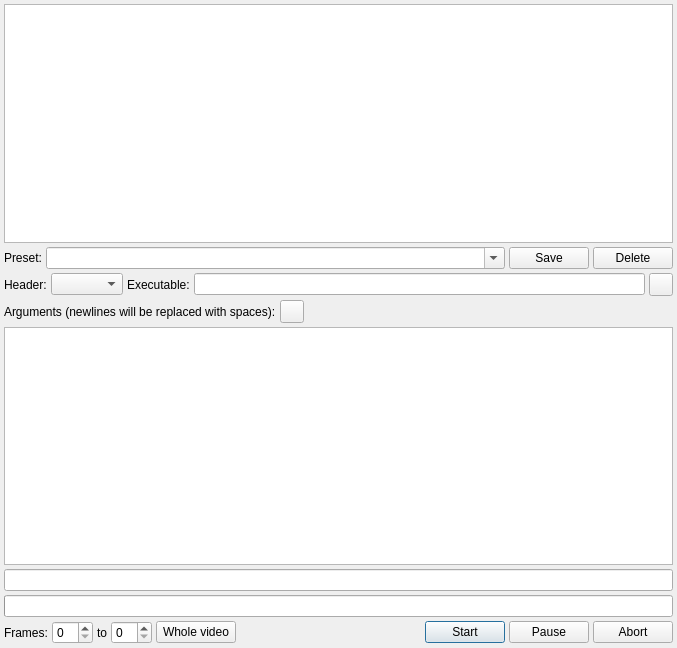
<?xml version="1.0" encoding="UTF-8"?>
<ui version="4.0">
 <class>EncodeDialog</class>
 <widget class="QDialog" name="EncodeDialog">
  <property name="geometry">
   <rect>
    <x>0</x>
    <y>0</y>
    <width>677</width>
    <height>648</height>
   </rect>
  </property>
  <property name="windowTitle">
   <string>Encode video</string>
  </property>
  <property name="windowIcon">
   <iconset resource="../../../resources/vsedit.qrc">
    <normaloff>:/film_save.png</normaloff>:/film_save.png</iconset>
  </property>
  <layout class="QVBoxLayout" name="verticalLayout">
   <property name="spacing">
    <number>4</number>
   </property>
   <property name="leftMargin">
    <number>4</number>
   </property>
   <property name="topMargin">
    <number>4</number>
   </property>
   <property name="rightMargin">
    <number>4</number>
   </property>
   <property name="bottomMargin">
    <number>4</number>
   </property>
   <item>
    <widget class="VSEditorLog" name="feedbackTextEdit">
     <property name="readOnly">
      <bool>true</bool>
     </property>
     <property name="textInteractionFlags">
      <set>Qt::LinksAccessibleByKeyboard|Qt::LinksAccessibleByMouse|Qt::TextBrowserInteraction|Qt::TextSelectableByKeyboard|Qt::TextSelectableByMouse</set>
     </property>
    </widget>
   </item>
   <item>
    <layout class="QHBoxLayout" name="horizontalLayout_4">
     <property name="spacing">
      <number>4</number>
     </property>
     <item>
      <widget class="QLabel" name="encodingPresetLabel">
       <property name="text">
        <string>Preset:</string>
       </property>
      </widget>
     </item>
     <item>
      <widget class="QComboBox" name="encodingPresetComboBox">
       <property name="sizePolicy">
        <sizepolicy hsizetype="Expanding" vsizetype="Fixed">
         <horstretch>0</horstretch>
         <verstretch>0</verstretch>
        </sizepolicy>
       </property>
       <property name="editable">
        <bool>true</bool>
       </property>
       <property name="insertPolicy">
        <enum>QComboBox::NoInsert</enum>
       </property>
      </widget>
     </item>
     <item>
      <widget class="QPushButton" name="encodingPresetSaveButton">
       <property name="text">
        <string>Save</string>
       </property>
      </widget>
     </item>
     <item>
      <widget class="QPushButton" name="encodingPresetDeleteButton">
       <property name="text">
        <string>Delete</string>
       </property>
      </widget>
     </item>
    </layout>
   </item>
   <item>
    <layout class="QHBoxLayout" name="horizontalLayout_2">
     <property name="spacing">
      <number>4</number>
     </property>
     <item>
      <widget class="QLabel" name="label_3">
       <property name="text">
        <string>Header:</string>
       </property>
      </widget>
     </item>
     <item>
      <widget class="QComboBox" name="headerTypeComboBox">
       <property name="sizeAdjustPolicy">
        <enum>QComboBox::AdjustToContents</enum>
       </property>
      </widget>
     </item>
     <item>
      <widget class="QLabel" name="label">
       <property name="text">
        <string>Executable:</string>
       </property>
      </widget>
     </item>
     <item>
      <widget class="QLineEdit" name="executablePathEdit">
       <property name="text">
        <string/>
       </property>
      </widget>
     </item>
     <item>
      <widget class="QToolButton" name="executableBrowseButton">
       <property name="text">
        <string/>
       </property>
       <property name="icon">
        <iconset resource="../../../resources/vsedit.qrc">
         <normaloff>:/folder.png</normaloff>:/folder.png</iconset>
       </property>
      </widget>
     </item>
    </layout>
   </item>
   <item>
    <layout class="QHBoxLayout" name="horizontalLayout_3">
     <item>
      <widget class="QLabel" name="label_2">
       <property name="text">
        <string>Arguments (newlines will be replaced with spaces):</string>
       </property>
      </widget>
     </item>
     <item>
      <widget class="QToolButton" name="argumentsHelpButton">
       <property name="text">
        <string/>
       </property>
       <property name="icon">
        <iconset resource="../../../resources/vsedit.qrc">
         <normaloff>:/information.png</normaloff>:/information.png</iconset>
       </property>
      </widget>
     </item>
     <item>
      <spacer name="horizontalSpacer_2">
       <property name="orientation">
        <enum>Qt::Horizontal</enum>
       </property>
       <property name="sizeHint" stdset="0">
        <size>
         <width>40</width>
         <height>20</height>
        </size>
       </property>
      </spacer>
     </item>
    </layout>
   </item>
   <item>
    <widget class="QPlainTextEdit" name="argumentsTextEdit">
     <property name="plainText">
      <string/>
     </property>
    </widget>
   </item>
   <item>
    <widget class="QLineEdit" name="metricsEdit">
     <property name="readOnly">
      <bool>true</bool>
     </property>
    </widget>
   </item>
   <item>
    <widget class="QProgressBar" name="processingProgressBar">
     <property name="alignment">
      <set>Qt::AlignCenter</set>
     </property>
     <property name="format">
      <string>%v / %m</string>
     </property>
    </widget>
   </item>
   <item>
    <layout class="QHBoxLayout" name="horizontalLayout">
     <property name="spacing">
      <number>4</number>
     </property>
     <item>
      <widget class="QLabel" name="framesLabel">
       <property name="text">
        <string>Frames:</string>
       </property>
      </widget>
     </item>
     <item>
      <widget class="QSpinBox" name="fromFrameSpinBox"/>
     </item>
     <item>
      <widget class="QLabel" name="toLabel">
       <property name="text">
        <string>to</string>
       </property>
      </widget>
     </item>
     <item>
      <widget class="QSpinBox" name="toFrameSpinBox"/>
     </item>
     <item>
      <widget class="QPushButton" name="wholeVideoButton">
       <property name="text">
        <string>Whole video</string>
       </property>
      </widget>
     </item>
     <item>
      <spacer name="horizontalSpacer">
       <property name="orientation">
        <enum>Qt::Horizontal</enum>
       </property>
       <property name="sizeHint" stdset="0">
        <size>
         <width>13</width>
         <height>20</height>
        </size>
       </property>
      </spacer>
     </item>
     <item>
      <widget class="QPushButton" name="startEncodeButton">
       <property name="text">
        <string>Start</string>
       </property>
       <property name="default">
        <bool>true</bool>
       </property>
      </widget>
     </item>
     <item>
      <widget class="QPushButton" name="pauseEncodeButton">
       <property name="text">
        <string>Pause</string>
       </property>
      </widget>
     </item>
     <item>
      <widget class="QPushButton" name="abortEncodeButton">
       <property name="text">
        <string>Abort</string>
       </property>
      </widget>
     </item>
    </layout>
   </item>
  </layout>
 </widget>
 <customwidgets>
  <customwidget>
   <class>VSEditorLog</class>
   <extends>QTextEdit</extends>
   <header>../../../common-src/log/vs_editor_log.h</header>
  </customwidget>
 </customwidgets>
 <resources>
  <include location="../../../resources/vsedit.qrc"/>
 </resources>
 <connections/>
</ui>
